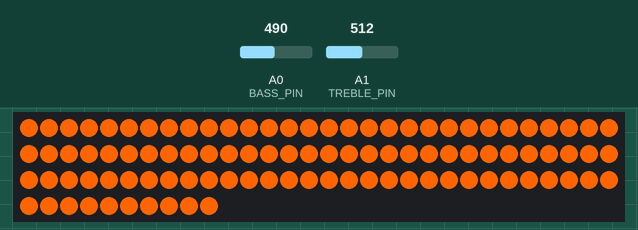
A sketch run on a simulated Arduino Uno, built with avr-gcc and run on an emulated ATmega328P. Parts: 100 RGB LEDs in strip order, left to right, continuing on the next row. The inputs (shaded band) are chosen by the test bench; at power-on: A0 (BASS_PIN) = 512, A1 (TREBLE_PIN) = 512. What the sketch prints to the serial monitor is not drawn.

1.7 s: A0 (BASS_PIN) set to 490
Above: at 1.8 s.
Timing chart, 0 to 4.7 s (numbered marks = the images above; inputs shaded):
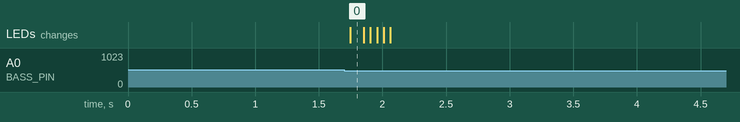

Measured:
- after the input at 1.7 s, the LEDs: change after 0.05 s (image 0)

The sketch:

SoundReactive.ino
```cpp
#include <Arduino.h>
#include <Adafruit_NeoPixel.h>

// ── Hardware ──────────────────────────────────────────────────────────────────
#define BASS_PIN    A0
#define TREBLE_PIN  A1
#define LED_PIN     6
#define LED_COUNT   100

// ── Sampling ──────────────────────────────────────────────────────────────────
#define N_SAMPLES  64
#define SAMPLE_US  250

// ── Beat detection ────────────────────────────────────────────────────────────
#define LOCAL_AVG_LEN    20
#define BEAT_RATIO       1.25f   // FIXED: was 1.4f — lower = fires on quieter beats
#define MIN_BEAT_MS      300
#define SILENCE_THRESH   2.0f    // FIXED: was 10.0f — much lower for sensitive mics
#define SILENCE_FRAMES   30
#define BEAT_TIMEOUT_MS  3000

// ── BPM history ───────────────────────────────────────────────────────────────
#define BPM_HIST  6

// ── Pattern switching ─────────────────────────────────────────────────────────
#define CHASE_TREBLE_THRESH  0.30f   // FIXED: was 0.35f — easier to trigger chase
#define BPM_MIN              40.0f
#define BPM_MAX              240.0f

// ── Pattern 0: Beat Flash ─────────────────────────────────────────────────────
#define FLASH_HOLD_MS  80
#define FLASH_FADE_MS  200

// ── Pattern 2: Chase ──────────────────────────────────────────────────────────
#define CHASE_WINDOW    5
#define CHASE_BASE_MS  40

// ── Envelope decay / attack ───────────────────────────────────────────────────
// FIXED: was bassMax * 0.995 + bassRms * 0.005 — attack (0.005) was far too slow.
// Raising attack to 0.05 lets the envelope track rising signals 10× faster,
// which means normBass/normTreble actually reach meaningful values instead of
// sitting near 0 while bassMax drags far above the signal.
#define ENV_DECAY  0.990f   // was 0.995f — slightly faster envelope release
#define ENV_ATTACK 0.050f   // was 0.005f — much faster envelope attack

// ── Beat normalisation gate ───────────────────────────────────────────────────
// FIXED: was 0.15f — on a weak mic normBass rarely exceeds this. Lowered to 0.08f.
#define BEAT_NORM_GATE 0.08f

// ─────────────────────────────────────────────────────────────────────────────
Adafruit_NeoPixel strip(LED_COUNT, LED_PIN, NEO_GRB + NEO_KHZ800);

// ── Rolling average buffer (bass channel) ────────────────────────────────────
float   localBuf[LOCAL_AVG_LEN];
uint8_t localIdx  = 0;
float   localSum  = 0.0f;
bool    localFull = false;

float updateLocalAvg(float rms) {
  localSum -= localBuf[localIdx];
  localBuf[localIdx] = rms;
  localSum += rms;
  localIdx++;
  if (localIdx >= LOCAL_AVG_LEN) { localIdx = 0; localFull = true; }
  uint8_t cnt = localFull ? LOCAL_AVG_LEN : (localIdx == 0 ? 1 : localIdx);
  return localSum / cnt;
}

// ── BPM tracker ───────────────────────────────────────────────────────────────
unsigned long beatIntervals[BPM_HIST];
uint8_t       beatHistIdx = 0;
bool          bpmReady    = false;
float         currentBPM  = 0.0f;
unsigned long lastBeatMs  = 0;

void resetBpmState() {
  bpmReady    = false;
  currentBPM  = 0.0f;
  lastBeatMs  = 0;
  beatHistIdx = 0;
  for (uint8_t i = 0; i < BPM_HIST; i++) beatIntervals[i] = 0;
}

void recordBeat(unsigned long now) {
  if (lastBeatMs > 0) {
    unsigned long interval = now - lastBeatMs;
    beatIntervals[beatHistIdx] = interval;
    beatHistIdx = (beatHistIdx + 1) % BPM_HIST;
    if (beatHistIdx == 0) bpmReady = true;

    uint8_t cnt = bpmReady ? BPM_HIST : beatHistIdx;
    if (cnt > 0) {
      unsigned long tot = 0;
      for (uint8_t i = 0; i < cnt; i++) tot += beatIntervals[i];
      currentBPM = 60000.0f / ((float)tot / (float)cnt);
    }
  }
  lastBeatMs = now;
}

// ── Signal globals ────────────────────────────────────────────────────────────
// FIXED: was 10.0f — starting envelope at 10 means the first ~100 frames of
// normBass/normTreble are suppressed below 0.1 even if the mic is loud.
// Starting at 1.0f lets the envelope find the true peak immediately.
float   bassMax      = 1.0f;   // was 10.0f
float   trebleMax    = 1.0f;   // was 10.0f
float   prevBassRms  = 0.0f;
uint8_t silenceCount = 0;

// ── RMS sampler ───────────────────────────────────────────────────────────────
float sampleRMS(uint8_t pin) {
  int  readings[N_SAMPLES];
  long mean = 0;
  for (uint8_t i = 0; i < N_SAMPLES; i++) {
    readings[i] = analogRead(pin);
    delayMicroseconds(SAMPLE_US);
  }
  for (uint8_t i = 0; i < N_SAMPLES; i++) mean += readings[i];
  mean /= N_SAMPLES;
  long sum = 0;
  for (uint8_t i = 0; i < N_SAMPLES; i++) {
    long d = readings[i] - mean;
    sum += d * d;
  }
  return sqrt((float)sum / N_SAMPLES);
}

// ── Pattern 0 state ───────────────────────────────────────────────────────────
unsigned long flashStartMs = 0;
bool          flashActive  = false;

// ── Pattern 2 state ───────────────────────────────────────────────────────────
uint8_t chaseHead   = 0;
int8_t  chaseDir    = 1;
unsigned long lastChaseMs = 0;

uint16_t lcgState = 42;
uint8_t lcgNext() {
  lcgState = lcgState * 25173u + 13849u;
  return (uint8_t)(lcgState >> 8);
}

// ─────────────────────────────────────────────────────────────────────────────
void setup() {
  Serial.begin(115200);

  for (uint8_t i = 0; i < LOCAL_AVG_LEN; i++) localBuf[i] = 0.0f;
  resetBpmState();

  strip.begin();
  strip.show();

  // Prime rolling average — now uses ENV_ATTACK/DECAY so priming is consistent
  for (uint8_t i = 0; i < LOCAL_AVG_LEN; i++) {
    float r = sampleRMS(BASS_PIN);
    updateLocalAvg(r);
    // FIXED: use same envelope formula as loop() so priming doesn't diverge
    bassMax = bassMax * ENV_DECAY + r * ENV_ATTACK;
    if (r > bassMax) bassMax = r;
  }
}

// ─────────────────────────────────────────────────────────────────────────────
void loop() {
  unsigned long now = millis();

  // ── 1. Sample both channels ───────────────────────────────────────────────
  float bassRms   = sampleRMS(BASS_PIN);
  float trebleRms = sampleRMS(TREBLE_PIN);

  // ── 2. Adaptive peak envelope ─────────────────────────────────────────────
  // FIXED: ENV_ATTACK raised from 0.005 → 0.05 so the envelope rises quickly
  // when signal increases, preventing normBass from being crushed near zero.
  bassMax   = bassMax   * ENV_DECAY + bassRms   * ENV_ATTACK;
  trebleMax = trebleMax * ENV_DECAY + trebleRms * ENV_ATTACK;
  if (bassRms   > bassMax)   bassMax   = bassRms;
  if (trebleRms > trebleMax) trebleMax = trebleRms;

  // FIXED: clamp envelope floor at 1.0 (was implicit via bassMax start of 10).
  // Without a floor, bassMax can decay to near-zero during silence and then
  // normBass will spike to 1.0 on the first tiny noise after silence, causing
  // false beat detections.
  if (bassMax   < 1.0f) bassMax   = 1.0f;
  if (trebleMax < 1.0f) trebleMax = 1.0f;

  float normBass   = bassRms   / bassMax;
  float normTreble = trebleRms / trebleMax;
  float localAvg   = updateLocalAvg(bassRms);

  // ── 3. Silence detection ──────────────────────────────────────────────────
  // FIXED: threshold lowered from 10.0 → 2.0 so quiet-but-present music
  // doesn't get mistaken for silence. Adjust SILENCE_THRESH up if your mic
  // picks up a lot of ambient hiss.
  if (bassRms < SILENCE_THRESH) {
    if (silenceCount < 255) silenceCount++;
  } else {
    silenceCount = 0;
  }
  bool isSilent = (silenceCount > SILENCE_FRAMES);

  if (isSilent) {
    resetBpmState();
    flashActive = false;
  }

  // ── 4. Beat timeout ───────────────────────────────────────────────────────
  if (lastBeatMs > 0 && (now - lastBeatMs) > BEAT_TIMEOUT_MS) {
    resetBpmState();
  }

  // ── 5. Beat detection ─────────────────────────────────────────────────────
  // FIXED: BEAT_NORM_GATE lowered from 0.15 → 0.08, BEAT_RATIO from 1.4 → 1.25
  // Combined, these allow weaker mic signals to still trigger beats reliably.
  bool beat = false;
  if (!isSilent &&
      bassRms  > (localAvg * BEAT_RATIO) &&
      normBass > BEAT_NORM_GATE &&
      bassRms  > prevBassRms &&
      (now - lastBeatMs) > MIN_BEAT_MS) {

    beat         = true;
    flashActive  = true;
    flashStartMs = now;
    recordBeat(now);
  }
  prevBassRms = bassRms;

  // ── 6. Choose active pattern ──────────────────────────────────────────────
  uint8_t activePattern;
  if (!isSilent && normTreble > CHASE_TREBLE_THRESH) {
    activePattern = 2;
  } else if (!isSilent && bpmReady &&
             currentBPM > BPM_MIN && currentBPM < BPM_MAX) {
    activePattern = 1;
  } else {
    activePattern = 0;
  }

  // ── 7. Render ─────────────────────────────────────────────────────────────

  // ─ PATTERN 0: Beat Flash ──────────────────────────────────────────────────
  if (activePattern == 0) {

    uint8_t r = 0, g = 0, b = 0;

    if (flashActive) {
      unsigned long elapsed = now - flashStartMs;
      float alpha;

      if (elapsed < (unsigned long)FLASH_HOLD_MS) {
        alpha = 1.0f;
      } else if (elapsed < (unsigned long)(FLASH_HOLD_MS + FLASH_FADE_MS)) {
        alpha = 1.0f - (float)(elapsed - FLASH_HOLD_MS) / (float)FLASH_FADE_MS;
      } else {
        alpha       = 0.0f;
        flashActive = false;
      }
      r = (uint8_t)(255.0f * alpha);
      g = (uint8_t)(100.0f * alpha);
      b = 0;
    }

    for (uint8_t i = 0; i < LED_COUNT; i++) {
      strip.setPixelColor(i, strip.Color(r, g, b));
    }
  }

  // ─ PATTERN 1: BPM Breathe ─────────────────────────────────────────────────
  else if (activePattern == 1) {

    unsigned long period = (unsigned long)(60000.0f / currentBPM);
    if (period < 2) period = 2;
    unsigned long half  = period / 2;
    if (half < 1) half = 1;
    unsigned long phase = now % period;

    uint8_t bri;
    if (phase < half) {
      bri = (uint8_t)((phase * 255UL) / half);
    } else {
      bri = (uint8_t)(((period - phase) * 255UL) / half);
    }

    uint8_t r = (uint8_t)((30UL * bri) / 255UL);
    uint8_t g = 0;
    uint8_t bv = bri;

    for (uint8_t i = 0; i < LED_COUNT; i++) {
      strip.setPixelColor(i, strip.Color(r, g, bv));
    }
  }

  // ─ PATTERN 2: Chase ───────────────────────────────────────────────────────
  else {

    float divisor = normTreble * 4.0f;
    if (divisor < 1.0f) divisor = 1.0f;
    unsigned long stepMs = (unsigned long)((float)CHASE_BASE_MS / divisor);
    if (stepMs < 10) stepMs = 10;

    if ((now - lastChaseMs) >= stepMs) {
      lastChaseMs = now;

      if (beat) chaseDir = (lcgNext() & 1) ? 1 : -1;

      if (chaseDir > 0) {
        chaseHead = (chaseHead + 1) % LED_COUNT;
      } else {
        chaseHead = (chaseHead == 0) ? (uint8_t)(LED_COUNT - 1)
                                     : (uint8_t)(chaseHead - 1);
      }
    }

    for (uint8_t i = 0; i < LED_COUNT; i++) {
      strip.setPixelColor(i, 0);
    }

    for (uint8_t w = 0; w < CHASE_WINDOW; w++) {
      uint8_t px;
      if (chaseDir > 0) {
        px = (uint8_t)((chaseHead + LED_COUNT - w) % LED_COUNT);
      } else {
        px = (uint8_t)((chaseHead + w) % LED_COUNT);
      }
      uint8_t bri = (uint8_t)(255 - w * (255 / CHASE_WINDOW));
      strip.setPixelColor(px, strip.Color(0, bri, bri / 2));
    }
  }

  // ── 8. Silence override ───────────────────────────────────────────────────
  if (isSilent) {
    for (uint8_t i = 0; i < LED_COUNT; i++) strip.setPixelColor(i, 0);
  }

  strip.show();

  // ── 9. Serial debug (every 500 ms) ───────────────────────────────────────
  static unsigned long lastLog = 0;
  if (now - lastLog > 500) {
    lastLog = now;
    Serial.print("BASS=");    Serial.print(bassRms,    1);
    Serial.print(" TREB=");   Serial.print(trebleRms,  1);
    Serial.print(" nB=");     Serial.print(normBass,   2);
    Serial.print(" nT=");     Serial.print(normTreble, 2);
    Serial.print(" BPM=");    Serial.print(currentBPM, 0);
    Serial.print(" PAT=");    Serial.print(activePattern);
    Serial.print(" beat=");   Serial.print(beat     ? "Y" : "-");
    Serial.print(" silent="); Serial.println(isSilent ? "Y" : "-");
  }
}
```
